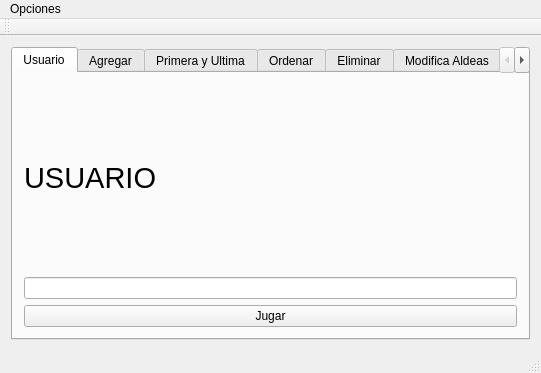
<?xml version="1.0" encoding="UTF-8"?>
<ui version="4.0">
 <class>MainWindow</class>
 <widget class="QMainWindow" name="MainWindow">
  <property name="geometry">
   <rect>
    <x>0</x>
    <y>0</y>
    <width>541</width>
    <height>373</height>
   </rect>
  </property>
  <property name="windowTitle">
   <string>MainWindow</string>
  </property>
  <widget class="QWidget" name="centralWidget">
   <layout class="QGridLayout" name="gridLayout">
    <item row="0" column="0">
     <widget class="QTabWidget" name="tabWidget">
      <property name="currentIndex">
       <number>0</number>
      </property>
      <widget class="QWidget" name="tab">
       <attribute name="title">
        <string>Usuario</string>
       </attribute>
       <layout class="QGridLayout" name="gridLayout_7">
        <item row="0" column="0">
         <widget class="QLabel" name="label">
          <property name="font">
           <font>
            <pointsize>22</pointsize>
           </font>
          </property>
          <property name="text">
           <string>USUARIO</string>
          </property>
         </widget>
        </item>
        <item row="1" column="0">
         <widget class="QLineEdit" name="lineEdit"/>
        </item>
        <item row="2" column="0">
         <widget class="QPushButton" name="pushButton">
          <property name="text">
           <string>Jugar</string>
          </property>
         </widget>
        </item>
       </layout>
      </widget>
      <widget class="QWidget" name="tab_2">
       <attribute name="title">
        <string>Agregar</string>
       </attribute>
       <layout class="QGridLayout" name="gridLayout_2">
        <item row="5" column="0">
         <widget class="QLabel" name="label_4">
          <property name="text">
           <string>Ubicacion Y</string>
          </property>
         </widget>
        </item>
        <item row="4" column="1">
         <widget class="QSpinBox" name="spinBox">
          <property name="maximum">
           <number>100</number>
          </property>
         </widget>
        </item>
        <item row="3" column="0">
         <widget class="QLabel" name="label_6">
          <property name="text">
           <string>Nombre</string>
          </property>
         </widget>
        </item>
        <item row="8" column="1">
         <widget class="QPushButton" name="pushButton_3">
          <property name="text">
           <string>Crear</string>
          </property>
         </widget>
        </item>
        <item row="3" column="1">
         <widget class="QLineEdit" name="lineEdit_2"/>
        </item>
        <item row="0" column="0" rowspan="2" colspan="2">
         <widget class="QLabel" name="label_2">
          <property name="font">
           <font>
            <pointsize>20</pointsize>
           </font>
          </property>
          <property name="text">
           <string>Agregar Civilizacion</string>
          </property>
         </widget>
        </item>
        <item row="4" column="0">
         <widget class="QLabel" name="label_3">
          <property name="text">
           <string>Ubicacion X</string>
          </property>
         </widget>
        </item>
        <item row="7" column="1">
         <widget class="QPushButton" name="pushButton_2">
          <property name="text">
           <string>Agregar</string>
          </property>
         </widget>
        </item>
        <item row="5" column="1">
         <widget class="QSpinBox" name="spinBox_2">
          <property name="maximum">
           <number>100</number>
          </property>
         </widget>
        </item>
        <item row="6" column="0">
         <widget class="QLabel" name="label_5">
          <property name="text">
           <string>N</string>
          </property>
         </widget>
        </item>
        <item row="6" column="1">
         <widget class="QSpinBox" name="spinBox_3">
          <property name="maximum">
           <number>100</number>
          </property>
         </widget>
        </item>
        <item row="9" column="1">
         <widget class="QPushButton" name="pushButton_4">
          <property name="text">
           <string>Insertar</string>
          </property>
         </widget>
        </item>
       </layout>
      </widget>
      <widget class="QWidget" name="tab_3">
       <attribute name="title">
        <string>Primera y Ultima</string>
       </attribute>
       <layout class="QGridLayout" name="gridLayout_3">
        <item row="0" column="0">
         <widget class="QTextEdit" name="textEdit"/>
        </item>
        <item row="1" column="0">
         <widget class="QPushButton" name="pushButton_5">
          <property name="text">
           <string>Primera</string>
          </property>
         </widget>
        </item>
        <item row="2" column="0">
         <widget class="QPushButton" name="pushButton_6">
          <property name="text">
           <string>Ultima</string>
          </property>
         </widget>
        </item>
       </layout>
      </widget>
      <widget class="QWidget" name="tab_4">
       <attribute name="title">
        <string>Ordenar</string>
       </attribute>
       <layout class="QGridLayout" name="gridLayout_4">
        <item row="3" column="0">
         <widget class="QPushButton" name="pushButton_7">
          <property name="text">
           <string>Ordenar</string>
          </property>
         </widget>
        </item>
        <item row="1" column="0">
         <widget class="QLabel" name="label_7">
          <property name="font">
           <font>
            <pointsize>22</pointsize>
           </font>
          </property>
          <property name="text">
           <string>Ordenar</string>
          </property>
         </widget>
        </item>
        <item row="2" column="0">
         <widget class="QTextEdit" name="textEdit_2"/>
        </item>
       </layout>
      </widget>
      <widget class="QWidget" name="tab_5">
       <attribute name="title">
        <string>Eliminar</string>
       </attribute>
       <layout class="QGridLayout" name="gridLayout_5">
        <item row="0" column="0" colspan="2">
         <widget class="QLabel" name="label_8">
          <property name="font">
           <font>
            <pointsize>22</pointsize>
           </font>
          </property>
          <property name="text">
           <string>Eliminar</string>
          </property>
         </widget>
        </item>
        <item row="1" column="0">
         <widget class="QLabel" name="label_9">
          <property name="text">
           <string>Nombre de la aldea a eliminar</string>
          </property>
         </widget>
        </item>
        <item row="1" column="1">
         <widget class="QLineEdit" name="lineEdit_3"/>
        </item>
        <item row="2" column="1">
         <widget class="QPushButton" name="pushButton_8">
          <property name="text">
           <string>Eliminar</string>
          </property>
         </widget>
        </item>
       </layout>
      </widget>
      <widget class="QWidget" name="tab_7">
       <attribute name="title">
        <string>Modifica Aldeas</string>
       </attribute>
       <layout class="QGridLayout" name="gridLayout_8">
        <item row="1" column="0">
         <widget class="QLabel" name="label_10">
          <property name="text">
           <string>Numero de aldea</string>
          </property>
         </widget>
        </item>
        <item row="2" column="2">
         <widget class="QPushButton" name="pushButton_10">
          <property name="text">
           <string>Mostrar Aldeas</string>
          </property>
         </widget>
        </item>
        <item row="1" column="1">
         <widget class="QSpinBox" name="spinBox_4">
          <property name="minimum">
           <number>1</number>
          </property>
          <property name="maximum">
           <number>100</number>
          </property>
         </widget>
        </item>
        <item row="0" column="2">
         <widget class="QTextEdit" name="textEdit_4"/>
        </item>
        <item row="3" column="2">
         <widget class="QPushButton" name="pushButton_11">
          <property name="text">
           <string>Modificar</string>
          </property>
         </widget>
        </item>
        <item row="2" column="0">
         <widget class="QPushButton" name="pushButton_12">
          <property name="text">
           <string>Guardar Cambios</string>
          </property>
         </widget>
        </item>
       </layout>
      </widget>
      <widget class="QWidget" name="tab_6">
       <attribute name="title">
        <string>Resumen</string>
       </attribute>
       <layout class="QGridLayout" name="gridLayout_6">
        <item row="0" column="0">
         <widget class="QTextEdit" name="textEdit_3"/>
        </item>
        <item row="1" column="0">
         <widget class="QPushButton" name="pushButton_9">
          <property name="text">
           <string>Resumen</string>
          </property>
         </widget>
        </item>
       </layout>
      </widget>
     </widget>
    </item>
   </layout>
  </widget>
  <widget class="QToolBar" name="mainToolBar">
   <attribute name="toolBarArea">
    <enum>TopToolBarArea</enum>
   </attribute>
   <attribute name="toolBarBreak">
    <bool>false</bool>
   </attribute>
  </widget>
  <widget class="QStatusBar" name="statusBar"/>
  <widget class="QMenuBar" name="menuBar">
   <property name="geometry">
    <rect>
     <x>0</x>
     <y>0</y>
     <width>541</width>
     <height>21</height>
    </rect>
   </property>
   <widget class="QMenu" name="menuA">
    <property name="title">
     <string>Opciones</string>
    </property>
    <addaction name="separator"/>
    <addaction name="actionAbrir"/>
    <addaction name="actionGuardar"/>
   </widget>
   <addaction name="menuA"/>
  </widget>
  <action name="actionAbrir">
   <property name="text">
    <string>Abrir</string>
   </property>
   <property name="shortcut">
    <string>Ctrl+O</string>
   </property>
  </action>
  <action name="actionGuardar">
   <property name="text">
    <string>Guardar</string>
   </property>
   <property name="shortcut">
    <string>Ctrl+S</string>
   </property>
  </action>
 </widget>
 <layoutdefault spacing="6" margin="11"/>
 <resources/>
 <connections/>
</ui>
